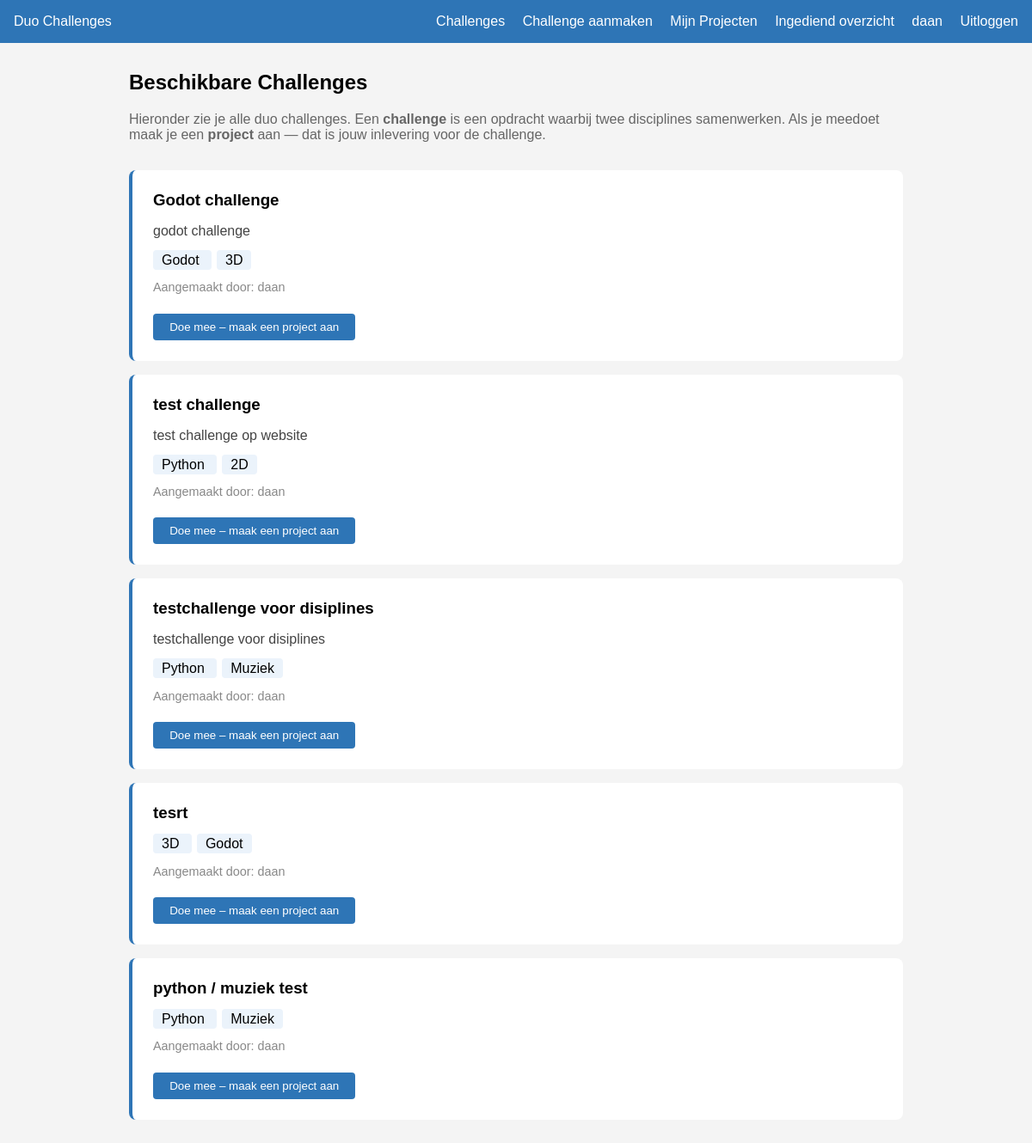
The app's page / (signed in) with its own data.
### challenges/models.py (models this page shows, shortened)
class Challenge(models.Model):
    titel = models.CharField(max_length=200)
    omschrijving = models.TextField()
    discipline_een = models.ForeignKey(
        Discipline,
        on_delete=models.CASCADE,
        related_name='challenges_een'
    )
    discipline_twee = models.ForeignKey(
        Discipline,
        on_delete=models.CASCADE,
        related_name='challenges_twee'
    )
    aangemaakt_door = models.ForeignKey(
        User,
        on_delete=models.SET_NULL,
        null=True
    )
    aangemaakt_op = models.DateTimeField(auto_now_add=True)

class Discipline(models.Model):
    naam = models.CharField(max_length=100)
    def __str__(self):
        return self.naam

### challenges/views.py (the view)
# urls.py: path('', views.challenges_lijst, name='challenges_lijst'),
@login_required(login_url='login')
def challenges_lijst(request):
    challenges = Challenge.objects.all()
    return render(request, 'challenges_lijst.html', {'challenges': challenges})

### challenges/templates/challenges_lijst.html
{% extends 'base.html' %}
{% block content %}
    <h2>Beschikbare Challenges</h2>
    <p style="color: #666; margin-bottom: 2rem;">
        Hieronder zie je alle duo challenges. Een <strong>challenge</strong> is een opdracht
        waarbij twee disciplines samenwerken. Als je meedoet maak je een <strong>project</strong>
        aan — dat is jouw inlevering voor de challenge.
    </p>
    {% for challenge in challenges %}
        <div style="background: white; padding: 1.5rem; margin-bottom: 1rem; border-radius: 8px; border-left: 4px solid #2E75B6;">
            <h3 style="margin: 0 0 0.5rem 0;">{{ challenge.titel }}</h3>
            <p style="color: #444;">{{ challenge.omschrijving }}</p>
            <p style="margin: 0.5rem 0;">
                <span style="background: #EBF3FB; padding: 3px 10px; border-radius: 4px; margin-right: 6px;">
                     {{ challenge.discipline_een }}
                </span>
                <span style="background: #EBF3FB; padding: 3px 10px; border-radius: 4px;">
                     {{ challenge.discipline_twee }}
                </span>
            </p>
            <p style="color: #888; font-size: 0.9rem;">Aangemaakt door: {{ challenge.aangemaakt_door }}</p>
            <a href="{% url 'project_aanmaken' challenge.id %}">
                <button style="margin-top: 0.5rem; background: #2E75B6; color: white; border: none; padding: 0.5rem 1.2rem; border-radius: 4px; cursor: pointer;">
                     Doe mee – maak een project aan
                </button>
            </a>
        </div>
    {% empty %}
        <p>Er zijn nog geen challenges aangemaakt.</p>
    {% endfor %}
{% endblock %}

### challenges/templates/base.html (shortened to what this page needs)
<!DOCTYPE html>
<html lang="nl">
<head>
</head>
<body>
    <nav>
    <span>Duo Challenges</span>
    {% if user.is_authenticated %}
        <div>
            <a href="{% url 'challenges_lijst' %}">Challenges</a>
            {% if request.user.profiel.rol == 'begeleider' %}
        <a href="{% url 'challenge_aanmaken' %}">Challenge aanmaken</a>
            {% endif %}
                   <a href="{% url 'mijn_projecten' %}">Mijn Projecten</a>
            {% if request.user.profiel.rol == 'begeleider' %}
                <a href="{% url 'overzicht_ingediend' %}">Ingediend overzicht</a>
            {% endif %}
            <a href="{% url 'profiel' %}">{{ user.username }}</a>
            <a href="{% url 'logout' %}">Uitloggen</a>
        </div>
    {% endif %}
</nav>
    <div class="container">
        {% block content %}{% endblock %}
    </div>
</body>
</html>

### challenges/templates/base.html (style rules this page uses)
body { font-family: Arial, sans-serif; margin: 0; background: #f4f4f4; }
nav { background: #2E75B6; padding: 1rem; color: white; display: flex; justify-content: space-between; }
nav a { color: white; text-decoration: none; margin-left: 1rem; }
.container { max-width: 900px; margin: 2rem auto; padding: 0 1rem; }

### records on screen
Challenge: titel "Godot challenge", omschrijving "godot challenge", discipline_een "Godot", discipline_twee "3D", aangemaakt_door "daan"
Challenge: titel "test challenge", omschrijving "test challenge op website", discipline_een "Python", discipline_twee "2D", aangemaakt_door "daan"
Challenge: titel "testchallenge voor disiplines", omschrijving "testchallenge voor disiplines", discipline_een "Python", discipline_twee "Muziek", aangemaakt_door "daan"
Challenge: titel "tesrt", discipline_een "3D", discipline_twee "Godot", aangemaakt_door "daan"
Challenge: titel "python / muziek test", discipline_een "Python", discipline_twee "Muziek", aangemaakt_door "daan"

### other values on screen
{{ user.username }} "daan"
